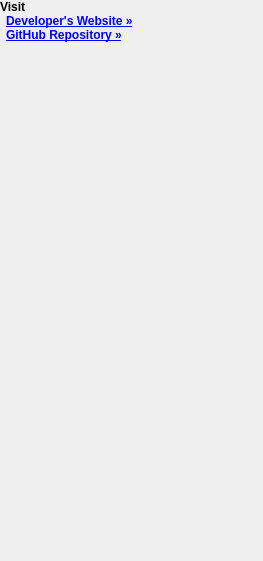
<?xml version="1.0" encoding="UTF-8"?>
<ui version="4.0">
 <class>Form</class>
 <widget class="QWidget" name="Form">
  <property name="geometry">
   <rect>
    <x>0</x>
    <y>0</y>
    <width>263</width>
    <height>561</height>
   </rect>
  </property>
  <property name="windowTitle">
   <string notr="true"/>
  </property>
  <layout class="QVBoxLayout" name="verticalLayout">
   <property name="spacing">
    <number>0</number>
   </property>
   <property name="margin">
    <number>0</number>
   </property>
    <item>
     <widget class="QLabel" name="visit_label">
      <property name="font">
       <font>
        <weight>75</weight>
        <bold>true</bold>
       </font>
      </property>
      <property name="text">
       <string>Visit</string>
      </property>
     </widget>
    </item>
    <item>
     <widget class="QLabel" name="akenejie_homepage_link">
      <property name="font">
       <font>
        <weight>50</weight>
        <bold>false</bold>
       </font>
      </property>
      <property name="focusPolicy">
       <enum>Qt::StrongFocus</enum>
      </property>
      <property name="toolTip">
       <string>https://akenejie.f5.si</string>
      </property>
       <property name="text">
        <string>&lt;a href=&quot;https://akenejie.f5.si&quot;&gt;&lt;b&gt;Developer's Website &amp;raquo;&lt;/b&gt;&lt;/a&gt;</string>
       </property>
      <property name="alignment">
       <set>Qt::AlignLeading|Qt::AlignLeft|Qt::AlignVCenter</set>
      </property>
      <property name="wordWrap">
       <bool>true</bool>
      </property>
      <property name="margin">
       <number>4</number>
      </property>
      <property name="indent">
       <number>6</number>
      </property>
      <property name="openExternalLinks">
       <bool>true</bool>
      </property>
     </widget>
    </item>
    <item>
     <widget class="QLabel" name="github_link">
      <property name="font">
       <font>
        <weight>50</weight>
        <bold>false</bold>
       </font>
      </property>
      <property name="focusPolicy">
       <enum>Qt::StrongFocus</enum>
      </property>
      <property name="toolTip">
       <string>https://github.com/akenejie/akexi</string>
      </property>
       <property name="text">
        <string>&lt;a href=&quot;https://github.com/akenejie/akexi&quot;&gt;&lt;b&gt;GitHub Repository &amp;raquo;&lt;/b&gt;&lt;/a&gt;</string>
       </property>
      <property name="alignment">
       <set>Qt::AlignLeading|Qt::AlignLeft|Qt::AlignVCenter</set>
      </property>
      <property name="wordWrap">
       <bool>true</bool>
      </property>
      <property name="margin">
       <number>4</number>
      </property>
      <property name="indent">
       <number>6</number>
      </property>
      <property name="openExternalLinks">
       <bool>true</bool>
      </property>
     </widget>
    </item>
   <item>
    <spacer name="verticalSpacer">
     <property name="orientation">
      <enum>Qt::Vertical</enum>
     </property>
     <property name="sizeHint" stdset="0">
      <size>
       <width>20</width>
       <height>48</height>
      </size>
     </property>
    </spacer>
   </item>
  </layout>
 </widget>
 <resources>
  <include location="status.qrc"/>
 </resources>
 <connections/>
</ui>
